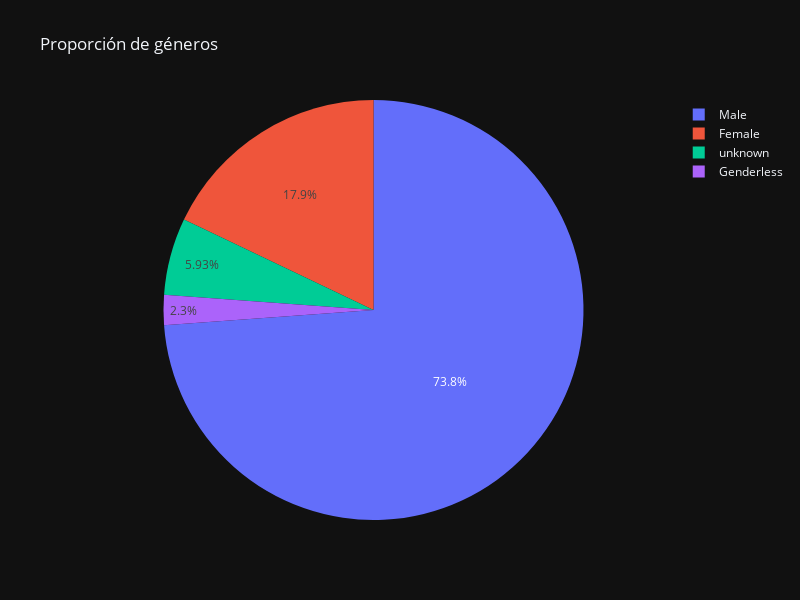

Notebook source saved alongside this figure:
### Markdown cell above
#### Proporción de géneros

### Code cell
generos = df['gender'].value_counts().reset_index()
fig = px.pie(generos, values='count', names='gender', 
             title = 'Proporción de géneros', 
             labels={'gender':'Género','count':'Cantidad'}, 
             template= 'plotly_dark')
fig.update_layout(width=800, height=600)
fig.show()

### Figure 1 — Plotly figure (JSON) as saved in the notebook; plotly's stock layout.template omitted (floating-point values rounded to 4 significant figures)
{"data": [{"domain": {"x": [0, 1], "y": [0, 1]}, "hovertemplate": "Género=%{label}<br>Cantidad=%{value}<extra></extra>", "labels": ["Male", "Female", "unknown", "Genderless"], "legendgroup": "", "name": "", "showlegend": true, "type": "pie", "values": [610, 148, 49, 19]}], "layout": {"height": 600, "legend": {"tracegroupgap": 0}, "title": {"text": "Proporción de géneros"}, "width": 800}}
